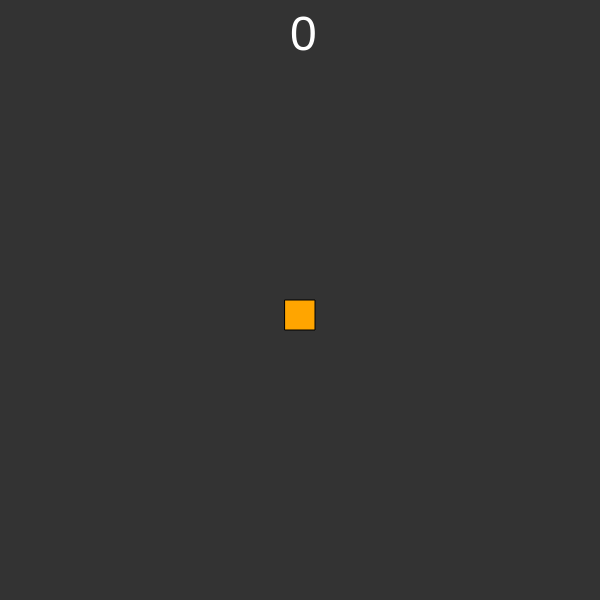
Frame 1 (no input)
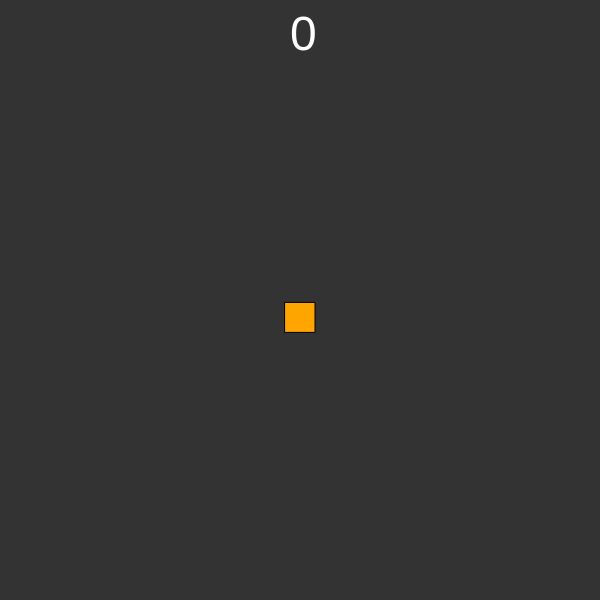
Frame 60 (no input)
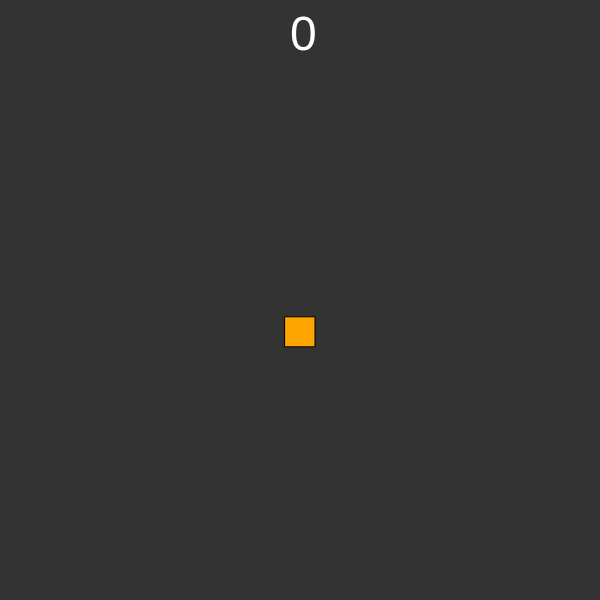
Frame 120 (the mouse pressed at the canvas centre since frame 60)

The p5.js sketch that drew these frames (run headless with seeded random() and noise() and a simulated clock; from frame 60 on, the mouse is pressed at the canvas centre):

// p5.js sketch
// ── sketch.js
var barrels;
var bird;

function setup()
{

    createCanvas(600, 600);
    frameRate(60);
    barrels = new Barrels();
    bird = new Bird();

}

function draw()
{
    
    background(51);
    barrels.show();
    barrels.update();
    barrels.generate();
    bird.show();
    bird.update();
    bird.checkScore();
    // bird.barrelCollision();
    drawScore();

}

function keyPressed()
{

    if(keyCode == UP_ARROW)
        {

            bird.jump();

        }

}

function drawScore()
{

    textSize(48);
    fill(255);
    text(bird.score, 290, 50);

}
// ── barrels.js
function Barrels()
{

    this.xhigh = [1200, 1600, 2100];
    this.yhigh = [0, 0, 0];
    this.highHeight = [250, 100, 300];
    
    this.xlow = [1200, 1600, 2100];
    this.ylow = [350, 200, 400];
    this.lowHeight = [250, 400, 200];

    this.barrelsAmount = 2;
    this.xspeed = 3;
    this.barrelWidth = 150;
    this.barrelYSpace = 200;


    this.barrelColor = color(0, 255, 0);



    this.update = function()
    {

        for(var i = 0; i < this.barrelsAmount; i++)
            {

                this.xlow[i] = this.xlow[i] - this.xspeed;
                this.xhigh[i] = this.xhigh[i] - this.xspeed;

            }

    }

    this.show = function()
    {
        for(var i = 0; i < this.barrelsAmount; i++)
        {

            fill(this.barrelColor);
            rect(this.xlow[i], this.ylow[i], this.barrelWidth, this.lowHeight[i]);
            rect(this.xhigh[i], this.yhigh[i], this.barrelWidth, this.highHeight[i]);
            //console.log("hi");


        }

    }

    this.generate = function(i)
    {

        for(var i = 0; i < this.barrelsAmount; i++)
            {


                /* if the barrel isn't visible set the x to 600 and randomize the heights */
                if(this.xlow[i] < 0 - this.barrelWidth)
                    {

                        this.xlow[i] = 600;
                        this.xhigh[i] = 600;

                        this.highHeight[i] = int(Math.random(100, 300));
                        this.ylow[i] = this.highHeight + this.barrelYSpace;
                        this.lowHeight = 600 - this.ylow[i];


                        //this.yhigh = 

                        //this.lowHeight = 
                        
                        //this.highHeight = 



                    }

            }

    }

}
// ── bird.js
function Bird()
{

    this.x = 300 - 15;
    this.y = 300;
    this.birdSize = 30;
    this.gravityStatus = 0;
    this.gravityMax = 15;
    this.gravityIncrease = 0.8;
    this.jumpHeight = -18; //-18
    this.birdColor = color(255,165,0);
    this.score = 0;
    this.checkerForScore = [false, false, false];
    this.barrelAmountChecker = 2;

    this.update = function()
    {
        if(this.gravityStatus >= this.gravityMax)
            {

                this.gravityStatus = this.gravityMax;

            }
        else if(this.gravityStatus <= this.jumpHeight )
            {

                this.gravityStatus = this.jumpHeight;

            }


        if(this.y <= 0)
            {

                this.y = 0;
                this.gravityStatus = 2;

            }
        if(this.y >= 600 - this.birdSize)
            {

                this.death();

            }

        this.y = this.y + this.gravityStatus;
        this.gravityStatus = this.gravityStatus + this.gravityIncrease;

    }

    this.show = function()
    {

        fill(this.birdColor);
        rect(this.x, this.y, this.birdSize, this.birdSize);

    }

    this.jump = function()
    {

        this.gravityStatus = this.gravityStatus + this.jumpHeight;

    }

    this.death = function()
    {

        this.y = 300;
        this.score = 0;
        this.gravityStatus = 0;
        barrels.xlow = [1200, 1600, 2100];
        barrels.ylow = [0, 0, 0];
        barrels.lowHeight = [250, 100, 300];
        
        barrels.xhigh = [1200, 1600, 2100];
        barrels.yhigh = [350, 200, 400];
        barrels.highHeight = [250, 400, 200];

    }

    this.checkScore = function()
    {


        for(var i = 0; i < barrels.xlow.length; i++)
            {

                if(this.x >= barrels.xlow[i] + barrels.barrelWidth)
                {


                } 

            }

    }

    this.barrelCollision = function()
    {

        for(var i = 0; i < this.barrelAmountChecker; i++)
        {
        if(this.x > barrels.xlow[i] && this.y > barrels.ylow[i] - this.birdSize)
        {

            this.death();

        }
        else if(this.x > barrels.xhigh[i] && this.y < barrels.highHeight[i])
            {
    
                this.death();
    
            }

        }

    }

}
